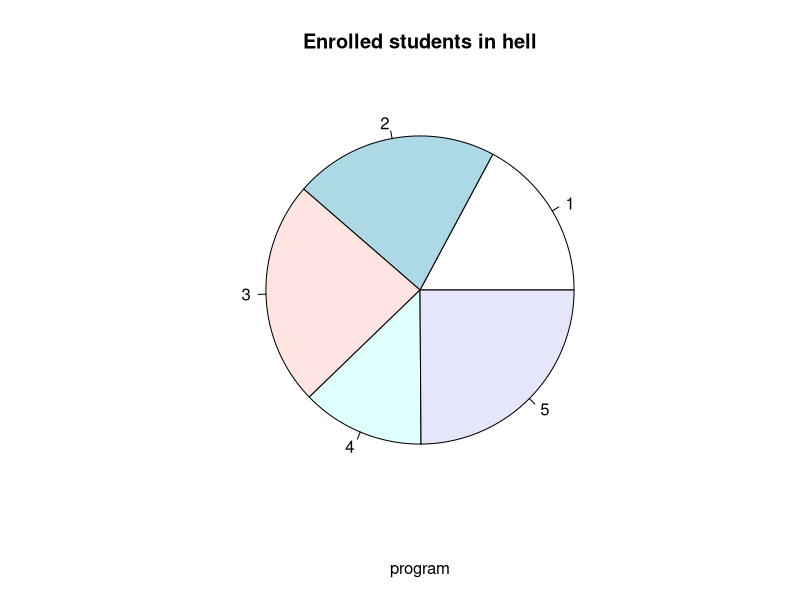

Generate this figure with R:
program<-c("Ac","FP","MS","IR","M")
students<-c(200,250,275,150,290)
bar<-cbind(program,students)
pie(students,main="Enrolled students in hell",xlab="program",names.arg=program,cex.names=0.6)